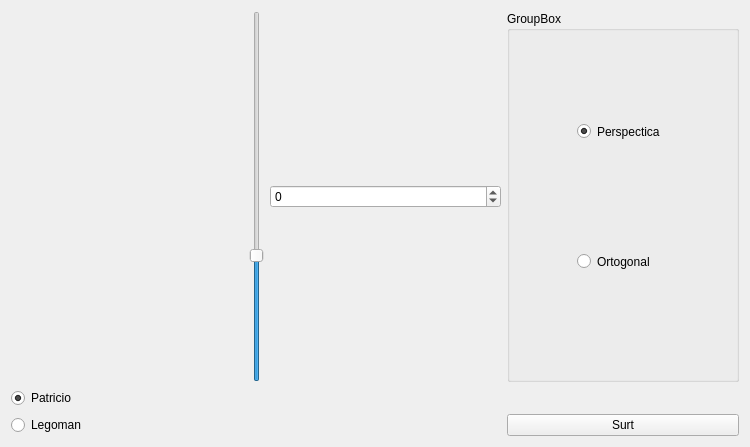
<?xml version="1.0" encoding="UTF-8"?>
<ui version="4.0">
 <class>MyForm</class>
 <widget class="QWidget" name="MyForm">
  <property name="geometry">
   <rect>
    <x>0</x>
    <y>0</y>
    <width>750</width>
    <height>447</height>
   </rect>
  </property>
  <property name="windowTitle">
   <string>Form</string>
  </property>
  <layout class="QGridLayout" name="gridLayout">
   <item row="3" column="1">
    <widget class="QRadioButton" name="radioButton">
     <property name="text">
      <string>Patricio</string>
     </property>
     <property name="checked">
      <bool>true</bool>
     </property>
    </widget>
   </item>
   <item row="1" column="1">
    <widget class="MyGLWidget" name="widget" native="true"/>
   </item>
   <item row="1" column="3">
    <widget class="QSpinBox" name="spinBox">
     <property name="minimum">
      <number>-30</number>
     </property>
     <property name="maximum">
      <number>60</number>
     </property>
    </widget>
   </item>
   <item row="4" column="1">
    <widget class="QRadioButton" name="radioButton_2">
     <property name="text">
      <string>Legoman</string>
     </property>
    </widget>
   </item>
   <item row="1" column="2">
    <widget class="QSlider" name="verticalSlider">
     <property name="minimum">
      <number>-30</number>
     </property>
     <property name="maximum">
      <number>60</number>
     </property>
     <property name="orientation">
      <enum>Qt::Orientation::Vertical</enum>
     </property>
    </widget>
   </item>
   <item row="1" column="4">
    <layout class="QVBoxLayout" name="verticalLayout">
     <item>
      <widget class="QGroupBox" name="groupBox">
       <property name="title">
        <string>GroupBox</string>
       </property>
       <widget class="QRadioButton" name="radioButton_4">
        <property name="geometry">
         <rect>
          <x>70</x>
          <y>110</y>
          <width>231</width>
          <height>21</height>
         </rect>
        </property>
        <property name="text">
         <string>Perspectica</string>
        </property>
        <property name="checked">
         <bool>true</bool>
        </property>
       </widget>
       <widget class="QRadioButton" name="radioButton_3">
        <property name="geometry">
         <rect>
          <x>70</x>
          <y>240</y>
          <width>231</width>
          <height>21</height>
         </rect>
        </property>
        <property name="text">
         <string>Ortogonal</string>
        </property>
        <property name="checked">
         <bool>false</bool>
        </property>
       </widget>
      </widget>
     </item>
    </layout>
   </item>
   <item row="4" column="4">
    <widget class="QPushButton" name="pushButton">
     <property name="text">
      <string>Surt</string>
     </property>
    </widget>
   </item>
  </layout>
 </widget>
 <customwidgets>
  <customwidget>
   <class>MyGLWidget</class>
   <extends>QWidget</extends>
   <header>MyGLWidget.h</header>
   <container>1</container>
   <slots>
    <slot>canvia_FOV(int)</slot>
    <slot>canvia_VAO(bool)</slot>
    <slot>canvia_perspectiva(bool)</slot>
   </slots>
  </customwidget>
 </customwidgets>
 <resources/>
 <connections>
  <connection>
   <sender>verticalSlider</sender>
   <signal>valueChanged(int)</signal>
   <receiver>spinBox</receiver>
   <slot>setValue(int)</slot>
   <hints>
    <hint type="sourcelabel">
     <x>259</x>
     <y>122</y>
    </hint>
    <hint type="destinationlabel">
     <x>384</x>
     <y>192</y>
    </hint>
   </hints>
  </connection>
  <connection>
   <sender>spinBox</sender>
   <signal>valueChanged(int)</signal>
   <receiver>verticalSlider</receiver>
   <slot>setValue(int)</slot>
   <hints>
    <hint type="sourcelabel">
     <x>334</x>
     <y>194</y>
    </hint>
    <hint type="destinationlabel">
     <x>250</x>
     <y>250</y>
    </hint>
   </hints>
  </connection>
  <connection>
   <sender>verticalSlider</sender>
   <signal>valueChanged(int)</signal>
   <receiver>widget</receiver>
   <slot>canvia_FOV(int)</slot>
   <hints>
    <hint type="sourcelabel">
     <x>251</x>
     <y>73</y>
    </hint>
    <hint type="destinationlabel">
     <x>204</x>
     <y>58</y>
    </hint>
   </hints>
  </connection>
  <connection>
   <sender>spinBox</sender>
   <signal>valueChanged(int)</signal>
   <receiver>widget</receiver>
   <slot>canvia_FOV(int)</slot>
   <hints>
    <hint type="sourcelabel">
     <x>294</x>
     <y>197</y>
    </hint>
    <hint type="destinationlabel">
     <x>182</x>
     <y>312</y>
    </hint>
   </hints>
  </connection>
  <connection>
   <sender>pushButton</sender>
   <signal>clicked()</signal>
   <receiver>MyForm</receiver>
   <slot>close()</slot>
   <hints>
    <hint type="sourcelabel">
     <x>688</x>
     <y>428</y>
    </hint>
    <hint type="destinationlabel">
     <x>685</x>
     <y>358</y>
    </hint>
   </hints>
  </connection>
  <connection>
   <sender>radioButton</sender>
   <signal>toggled(bool)</signal>
   <receiver>widget</receiver>
   <slot>canvia_VAO(bool)</slot>
   <hints>
    <hint type="sourcelabel">
     <x>46</x>
     <y>392</y>
    </hint>
    <hint type="destinationlabel">
     <x>45</x>
     <y>368</y>
    </hint>
   </hints>
  </connection>
  <connection>
   <sender>radioButton_2</sender>
   <signal>toggled(bool)</signal>
   <receiver>widget</receiver>
   <slot>canvia_VAO(bool)</slot>
   <hints>
    <hint type="sourcelabel">
     <x>122</x>
     <y>424</y>
    </hint>
    <hint type="destinationlabel">
     <x>129</x>
     <y>354</y>
    </hint>
   </hints>
  </connection>
  <connection>
   <sender>radioButton_4</sender>
   <signal>toggled(bool)</signal>
   <receiver>widget</receiver>
   <slot>canvia_perspectiva(bool)</slot>
   <hints>
    <hint type="sourcelabel">
     <x>552</x>
     <y>128</y>
    </hint>
    <hint type="destinationlabel">
     <x>235</x>
     <y>371</y>
    </hint>
   </hints>
  </connection>
  <connection>
   <sender>radioButton_3</sender>
   <signal>toggled(bool)</signal>
   <receiver>widget</receiver>
   <slot>canvia_perspectiva(bool)</slot>
   <hints>
    <hint type="sourcelabel">
     <x>580</x>
     <y>263</y>
    </hint>
    <hint type="destinationlabel">
     <x>240</x>
     <y>345</y>
    </hint>
   </hints>
  </connection>
 </connections>
</ui>
